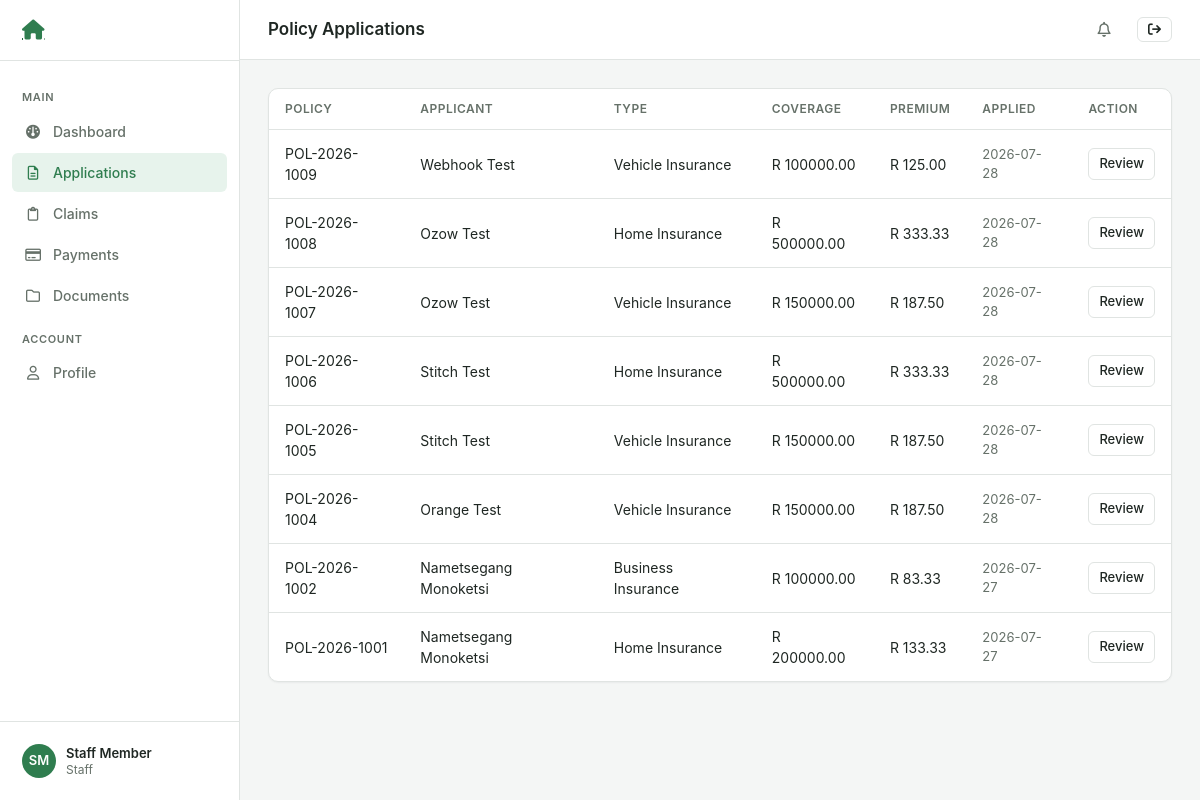
Before: /staff/applications/ (signed in) with the older database file.
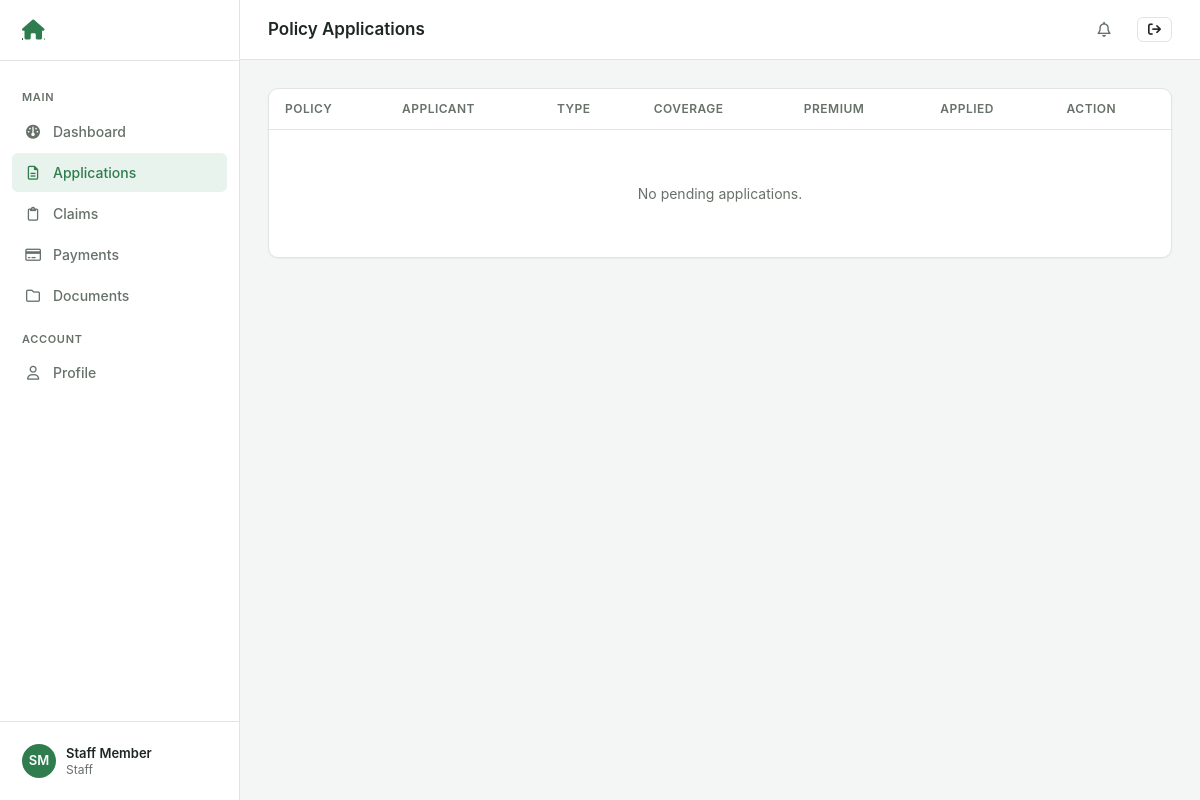
After: the same page with the newer database file.
### core/models.py (models this page shows, shortened)
class Policy(models.Model):
    POLICY_TYPES = [
        ('vehicle', 'Vehicle Insurance'),
        ('home', 'Home Insurance'),
        ('life', 'Life Insurance'),
        ('health', 'Health Insurance'),
        ('business', 'Business Insurance'),
        ('travel', 'Travel Insurance'),
    ]
    STATUS_CHOICES = [
        ('pending', 'Pending'),
        ('active', 'Active'),
        ('expired', 'Expired'),
        ('cancelled', 'Cancelled'),
    ]
    policy_number = models.CharField(max_length=50, unique=True)
    user = models.ForeignKey(User, on_delete=models.CASCADE, related_name='policies')
    policy_type = models.CharField(max_length=20, choices=POLICY_TYPES)
    coverage_amount = models.DecimalField(max_digits=15, decimal_places=2)
    premium_amount = models.DecimalField(max_digits=10, decimal_places=2)
    payment_frequency = models.CharField(max_length=20, default='monthly')
    start_date = models.DateField()
    end_date = models.DateField()
    renewal_date = models.DateField()
    status = models.CharField(max_length=20, choices=STATUS_CHOICES, default='pending')
    beneficiary_name = models.CharField(max_length=200, blank=True)
    beneficiary_id = models.CharField(max_length=20, blank=True)
    beneficiary_relationship = models.CharField(max_length=50, blank=True)
    beneficiary_phone = models.CharField(max_length=20, blank=True)
    beneficiary_email = models.EmailField(blank=True)
    created_at = models.DateTimeField(auto_now_add=True)
    updated_at = models.DateTimeField(auto_now=True)
    def type_display(self):
        return self.get_policy_type_display()

### core/views.py (the view)
        @login_required
        def wrapper(request, *args, **kwargs):
            if not hasattr(request.user, 'profile'):
                return redirect('login')
            if request.user.profile.role != role:
                return redirect('dashboard')
            return view_func(request, *args, **kwargs)

### core/views.py (called while the page is built)
def role_required(role):
    def decorator(view_func):
        @login_required
        def wrapper(request, *args, **kwargs):
            if not hasattr(request.user, 'profile'):
                return redirect('login')
            if request.user.profile.role != role:
                return redirect('dashboard')
            return view_func(request, *args, **kwargs)
        return wrapper
    return decorator

@role_required('staff')
def staff_applications(request):
    policies = Policy.objects.filter(status='pending').order_by('-created_at')
    context = {'policies': policies}
    return render(request, 'core/staff_applications.html', context)

### core/templates/core/staff_applications.html (shortened to what this page needs)
{% extends 'core/base.html' %}
{% block page_title %}Policy Applications{% endblock %}
{% block sidebar %}
  <div class="group-label">Main</div>
  <a href="{% url 'staff_dashboard' %}"><span class="ico"><i class="fa-solid fa-gauge"></i></span> Dashboard</a>
  <a href="{% url 'staff_applications' %}" class="active"><span class="ico"><i class="fa-regular fa-file-lines"></i></span> Applications</a>
  <a href="{% url 'staff_claims' %}"><span class="ico"><i class="fa-regular fa-clipboard"></i></span> Claims</a>
  <a href="{% url 'staff_payments' %}"><span class="ico"><i class="fa-regular fa-credit-card"></i></span> Payments</a>
  <a href="{% url 'staff_documents' %}"><span class="ico"><i class="fa-regular fa-folder"></i></span> Documents</a>
  <div class="group-label">Account</div>
  <a href="{% url 'staff_profile' %}"><span class="ico"><i class="fa-regular fa-user"></i></span> Profile</a>
{% endblock %}
{% block content %}
<div class="card">
  <div class="table-wrap">
    <table class="data">
      <thead><tr><th>Policy</th><th>Applicant</th><th>Type</th><th>Coverage</th><th>Premium</th><th>Applied</th><th>Action</th></tr></thead>
      <tbody>
        {% for policy in policies %}
        <tr>
          <td>{{ policy.policy_number }}</td>
          <td>{{ policy.user.get_full_name|default:policy.user.username }}</td>
          <td>{{ policy.type_display }}</td>
          <td>R {{ policy.coverage_amount|floatformat:2 }}</td>
          <td>R {{ policy.premium_amount|floatformat:2 }}</td>
          <td class="text-muted text-sm">{{ policy.created_at|date:"Y-m-d" }}</td>
          <td><a href="{% url 'staff_process_application' policy.id %}" class="btn btn-sm">Review</a></td>
        </tr>
        {% empty %}
        <tr><td colspan="7"><div class="empty"><p>No pending applications.</p></div></td></tr>
        {% endfor %}
      </tbody>
    </table>
  </div>
</div>
{% endblock %}

Changed rows visible on the page:
removed Policy: policy_number "POL-2026-1009", user.get_full_name "Webhook Test", type_display "Vehicle Insurance", coverage_amount "100000.00", premium_amount "125.00", created_at "2026-07-28"
removed Policy: policy_number "POL-2026-1008", user.get_full_name "Ozow Test", type_display "Home Insurance", coverage_amount "500000.00", premium_amount "333.33", created_at "2026-07-28"
removed Policy: policy_number "POL-2026-1007", user.get_full_name "Ozow Test", type_display "Vehicle Insurance", coverage_amount "150000.00", premium_amount "187.50", created_at "2026-07-28"
removed Policy: policy_number "POL-2026-1006", user.get_full_name "Stitch Test", type_display "Home Insurance", coverage_amount "500000.00", premium_amount "333.33", created_at "2026-07-28"
removed Policy: policy_number "POL-2026-1005", user.get_full_name "Stitch Test", type_display "Vehicle Insurance", coverage_amount "150000.00", premium_amount "187.50", created_at "2026-07-28"
removed Policy: policy_number "POL-2026-1004", user.get_full_name "Orange Test", type_display "Vehicle Insurance", coverage_amount "150000.00", premium_amount "187.50", created_at "2026-07-28"
removed Policy: policy_number "POL-2026-1002", user.get_full_name "Nametsegang Monoketsi", type_display "Business Insurance", coverage_amount "100000.00", premium_amount "83.33", created_at "2026-07-27"
removed Policy: policy_number "POL-2026-1001", user.get_full_name "Nametsegang Monoketsi", type_display "Home Insurance", coverage_amount "200000.00", premium_amount "133.33", created_at "2026-07-27"
Other visible differences:
text now shown: "No pending applications."
